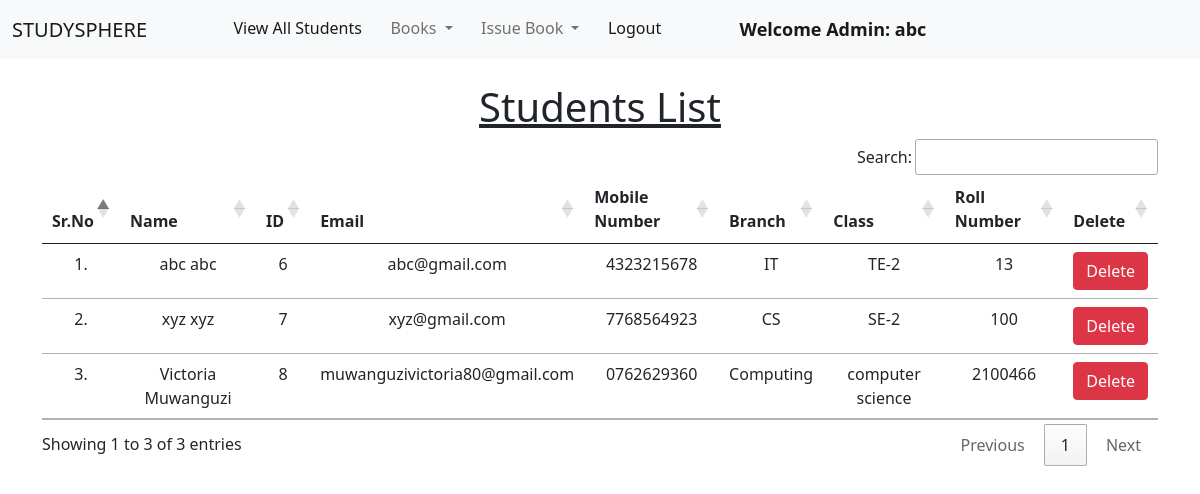
Page /view_students/ (signed in) on the committed database.
### library/models.py (models this page shows, shortened)
class Student(models.Model):
    user = models.OneToOneField(User, on_delete=models.CASCADE)
    classroom = models.CharField(max_length=10)
    branch = models.CharField(max_length=10)
    roll_no = models.CharField(max_length=3, blank=True)
    phone = models.CharField(max_length=10, blank=True)
    image = models.ImageField(upload_to="", blank=True)

### library/views.py (the view)
# urls.py: path("view_students/", views.view_students, name="view_students"),
@login_required(login_url = '/admin_login')
def view_students(request):
    students = Student.objects.all()
    return render(request, "view_students.html", {'students':students})

### library/templates/view_students.html (shortened to what this page needs)
{% extends 'admin_navbar.html' %}
{% load static %}
{% block body %}
<div class="container mt-4">
    <h1 class="text-center"><u>Students List</u></h1>
    <table class="table table-hover" id="example">
        <thead>
            <tr class="text-center">
                <th>Sr.No</th>
                <th>Name</th>
                <th>ID</th>
                <th>Email</th>
                <th>Mobile Number</th>
                <th>Branch</th>
                <th>Class</th>
                <th>Roll Number</th>
                <th>Delete</th>
            </tr>
        </thead>
        <tbody>
            {% for student in students %}
            <tr class="text-center">
                <td>{{forloop.counter}}.</td>
                <td>{{student.user.get_full_name}}</td>
                <td>{{student.user.id}}</td>
                <td>{{student.user.email}}</td>
                <td>{{student.phone}}</td>
                <td>{{student.branch}}</td>
                <td>{{student.classroom}}</td>
                <td>{{student.roll_no}}</td>
                <td><a href="/delete_student/{{student.id}}/" class="btn btn-danger" onclick="return confirm('Are you sure you want to delete this student?')">Delete</a></td>
            </tr>
            {% endfor %}
        </tbody>
    </table>
    </div>
{% endblock %}

### library/templates/admin_navbar.html (shortened to what this page needs)
<!doctype html>
<html lang="en">
  <head>
    <link href="https://cdn.jsdelivr.net/npm/bootstrap@5.1.0/dist/css/bootstrap.min.css" rel="stylesheet">
    <link rel="stylesheet" href="https://cdn.datatables.net/1.10.25/css/jquery.dataTables.min.css">
    <link rel="stylesheet" href="https://cdn.datatables.net/buttons/1.7.1/css/buttons.dataTables.min.css">
  </head>
  <body>
    <nav class="navbar navbar-expand-lg navbar-light bg-light">
        <div class="container-fluid">
          <a class="navbar-brand" href="#"> STUDYSPHERE</a>
          <div class="collapse navbar-collapse" id="navbarSupportedContent">
            <ul class="navbar-nav me-auto mb-2 mb-lg-0">
              <li class="nav-item">
                <a class="nav-link active" aria-current="page" href="/view_students/">View All Students</a>
              </li>
              <li class="nav-item dropdown">
                <a class="nav-link dropdown-toggle" href="#" id="navDropdown" role="button" data-bs-toggle="dropdown" aria-expanded="false">
                  Books
                </a>
              </li>
              <li class="nav-item dropdown">
                <a class="nav-link dropdown-toggle" href="#" id="navbarDropdown" role="button" data-bs-toggle="dropdown" aria-expanded="false">
                  Issue Book
                </a>
              </li>
              <li class="nav-item">
                <a class="nav-link active" aria-current="page" href="/logout/">Logout</a>
              </li>
              <li class="nav-item">
                <a style="font-weight:600; font-family:'Segoe UI', Tahoma, Geneva, Verdana, sans-serif; font-size: large;" class="nav-link active" href="#">Welcome Admin: {{request.user}}</a>
              </li>
            </ul>
          </div>
        </div>
      </nav>
      {% block body %}
      {% endblock %}
  </body>
</html>

### rows in the picture
Student: user.get_full_name "abc abc", user.id "6", user.email "abc@gmail.com", phone "4323215678", branch "IT", classroom "TE-2", roll_no "13"
Student: user.get_full_name "xyz xyz", user.id "7", user.email "xyz@gmail.com", phone "7768564923", branch "CS", classroom "SE-2", roll_no "100"
Student: user.get_full_name "Victoria Muwanguzi", user.id "8", user.email "muwanguzivictoria80@gmail.com", phone "0762629360", branch "Computing", classroom "computer science", roll_no "2100466"

### other values in the picture
{{ request.user }} "abc"
